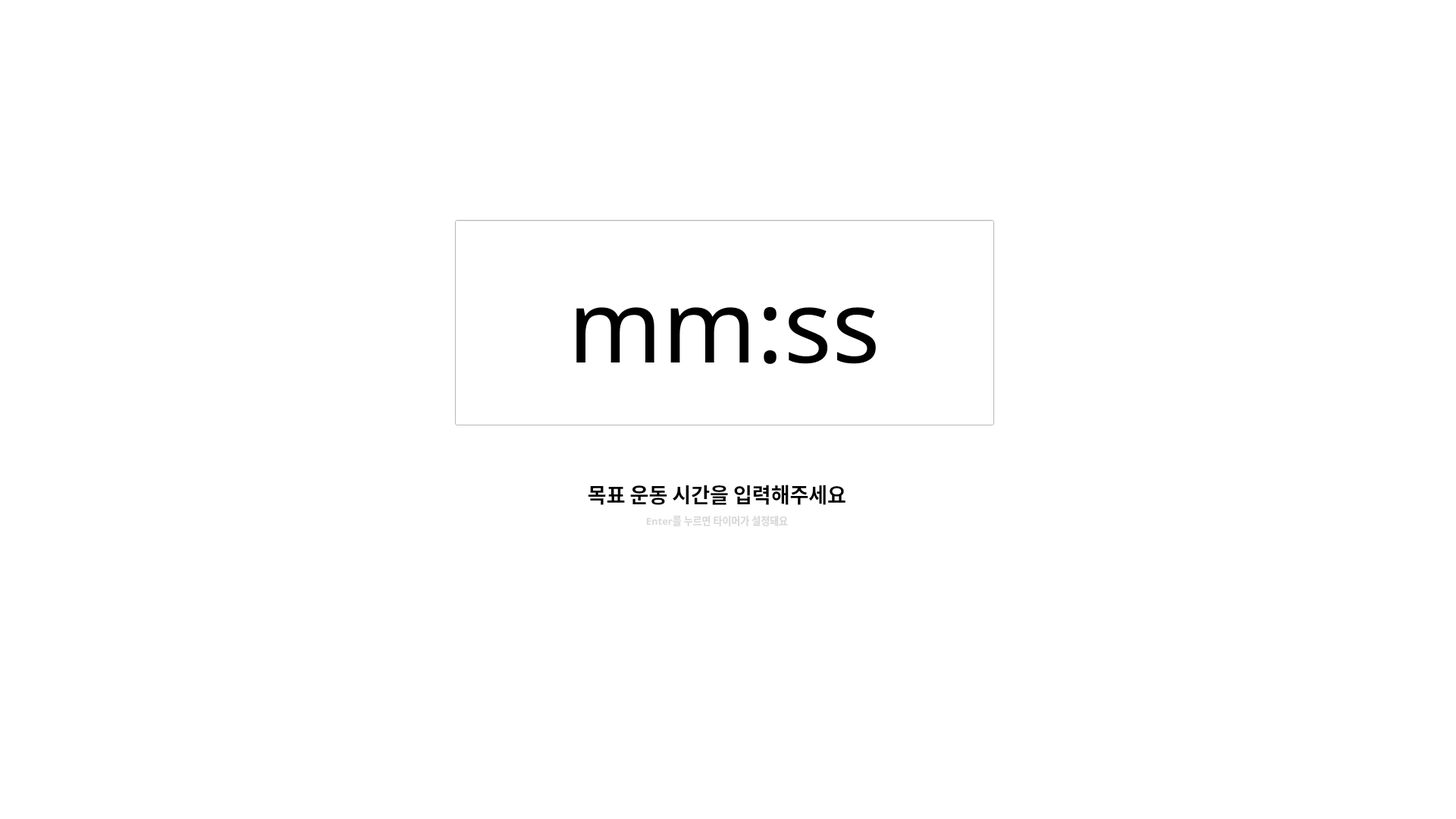
<?xml version="1.0" encoding="UTF-8"?>
<ui version="4.0">
 <class>Dialog</class>
 <widget class="QDialog" name="Dialog">
  <property name="geometry">
   <rect>
    <x>0</x>
    <y>0</y>
    <width>1920</width>
    <height>1080</height>
   </rect>
  </property>
  <property name="maximumSize">
   <size>
    <width>1920</width>
    <height>1080</height>
   </size>
  </property>
  <property name="windowTitle">
   <string>Dialog</string>
  </property>
  <property name="styleSheet">
   <string notr="true">background-color: rgb(255, 255, 255);</string>
  </property>
  <widget class="QLineEdit" name="lineEdit">
   <property name="geometry">
    <rect>
     <x>600</x>
     <y>290</y>
     <width>711</width>
     <height>271</height>
    </rect>
   </property>
   <property name="font">
    <font>
     <family>맑은 고딕</family>
     <pointsize>100</pointsize>
    </font>
   </property>
   <property name="layoutDirection">
    <enum>Qt::LeftToRight</enum>
   </property>
   <property name="text">
    <string>mm:ss</string>
   </property>
   <property name="alignment">
    <set>Qt::AlignCenter</set>
   </property>
  </widget>
  <widget class="QLabel" name="label">
   <property name="geometry">
    <rect>
     <x>180</x>
     <y>620</y>
     <width>1531</width>
     <height>61</height>
    </rect>
   </property>
   <property name="font">
    <font>
     <family>맑은 고딕</family>
     <pointsize>20</pointsize>
     <weight>75</weight>
     <bold>true</bold>
    </font>
   </property>
   <property name="text">
    <string>목표 운동 시간을 입력해주세요</string>
   </property>
   <property name="alignment">
    <set>Qt::AlignCenter</set>
   </property>
  </widget>
  <widget class="QLabel" name="label_2">
   <property name="geometry">
    <rect>
     <x>180</x>
     <y>670</y>
     <width>1531</width>
     <height>31</height>
    </rect>
   </property>
   <property name="font">
    <font>
     <family>맑은 고딕</family>
     <pointsize>10</pointsize>
     <weight>75</weight>
     <bold>true</bold>
    </font>
   </property>
   <property name="styleSheet">
    <string notr="true">color : rgb(217, 217, 217)</string>
   </property>
   <property name="text">
    <string>Enter를 누르면 타이머가 설정돼요</string>
   </property>
   <property name="alignment">
    <set>Qt::AlignCenter</set>
   </property>
  </widget>
 </widget>
 <resources/>
 <connections/>
</ui>
